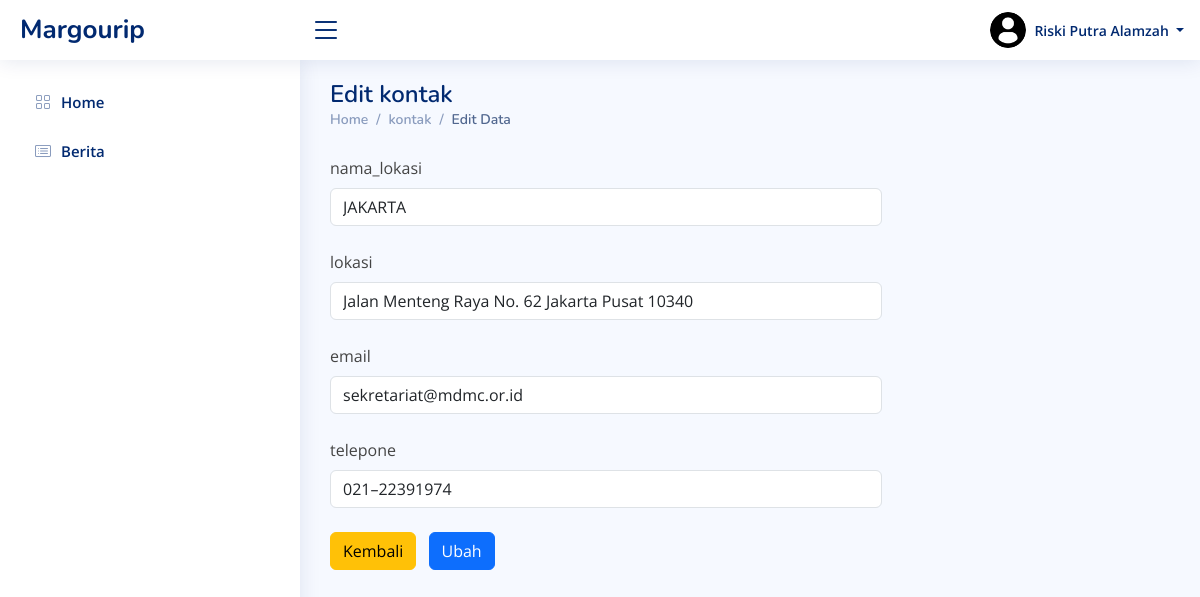
The app's page /admin/kontak/edit.php?id=2 (signed in) with its own data.
### tables this page shows
CREATE TABLE `kontak` (
  `id` int(20) NOT NULL,
  `nama_lokasi` varchar(20) NOT NULL,
  `lokasi` varchar(100) NOT NULL,
  `email` varchar(50) NOT NULL,
  `telp` varchar(50) NOT NULL
);

### admin/must_login.php (called while the page is built, shortened)
<?php
function baseUrl(){
    $root = getenv('HTTP_HOST');
    $namaFolder = 'umkm';
    return 'http://'.$root.'/'.$namaFolder.'/';
}

### admin/kontak/edit.php (the view, shortened to what this page needs)
<?php
include('./../../koneksi.php');
require('./../must_login.php');
include('./../component/header.php');
include('./../component/sidebar.php');
if (isset($_GET['id'])) {
    $id = $_GET['id'];
    $data = mysqli_fetch_assoc(mysqli_query($connect, "SELECT * FROM kontak WHERE id = '$id'"));
} else {
    return header('location:<?= baseUrl(); ?>admin/kontak');
}
?>
<main id="main" class="main">
    <div class="pagetitle d-flex justify-content-between align-items-center">
        <div>
            <h1>Edit kontak</h1>
            <nav>
                <ol class="breadcrumb">
                    <li class="breadcrumb-item"><a href="<?= baseUrl(); ?>/admin">Home</a></li>
                    <li class="breadcrumb-item"><a href="<?= baseUrl(); ?>/admin/kontak/">kontak</a></li>
                    <li class="breadcrumb-item active">Edit Data</li>
                </ol>
            </nav>
        </div>
    </div>
    <section class="section dashboard">
        <form action="" method="post" enctype="multipart/form-data">
            <div class="row">
                <div class="col-lg-8">
                    <div class="mb-4">
                        <label for="nama_lokasi" class="form-label">nama_lokasi</label>
                        <input required type="text" name="nama_lokasi" class="form-control" id="nama_lokasi" value="<?= $data['nama_lokasi'] ?>">
                    </div>
                    <div class="mb-4">
                        <label for="lokasi" class="form-label">lokasi</label>
                        <input type="text" class="form-control" name="lokasi" id="lokasi" required value="<?= $data['lokasi'] ?>">
                    </div>
                    <div class="mb-4">
                        <label for="email" class="form-label">email</label>
                        <input type="text" class="form-control" name="email" id="email" required value="<?= $data['email'] ?>">
                    </div>
                    <div class="mb-4">
                        <label for="telp" class="form-label">telepone</label>
                        <input type="text" class="form-control" name="telp" id="telp" required value="<?= $data['telp'] ?>">
                    </div>
                </div>
                <div class="col-12">
                    <a href="<?= baseUrl(); ?>admin/kontak" class="btn btn-warning me-2">Kembali</a>
                    <button type="submit" class="btn btn-primary">Ubah</button>
                </div>
            </div>
        </form>
    </section>
</main>
<?php include('./../component/footer.php') ?>

### admin/assets/css/style.css (style rules this page uses)
:root { scroll-behavior: smooth; }
body { font-family: "Open Sans", sans-serif; background: #f6f9ff; color: #444444; }
a { color: #4154f1; text-decoration: none; }
h1, h2, h3, h4, h5, h6 { font-family: "Nunito", sans-serif; }
#main { margin-top: 60px; padding: 20px 30px; transition: all 0.3s; }
.pagetitle { margin-bottom: 10px; }
.pagetitle h1 { font-size: 24px; margin-bottom: 0; font-weight: 600; color: #012970; }
.breadcrumb { font-size: 14px; font-family: "Nunito", sans-serif; color: #899bbd; font-weight: 600; }
.breadcrumb a { color: #899bbd; transition: 0.3s; }
.breadcrumb .breadcrumb-item::before { color: #899bbd; }
.breadcrumb .active { color: #51678f; font-weight: 600; }
@media (min-width: 1200px) { #main, #footer { margin-left: 300px; } }

### records on screen
kontak: nama_lokasi "JAKARTA", lokasi "Jalan Menteng Raya No. 62 Jakarta Pusat 10340", email "sekretariat@mdmc.or.id", telp "021–22391974"

### other values on screen
$_SESSION['data']['name'] "Riski Putra Alamzah"
